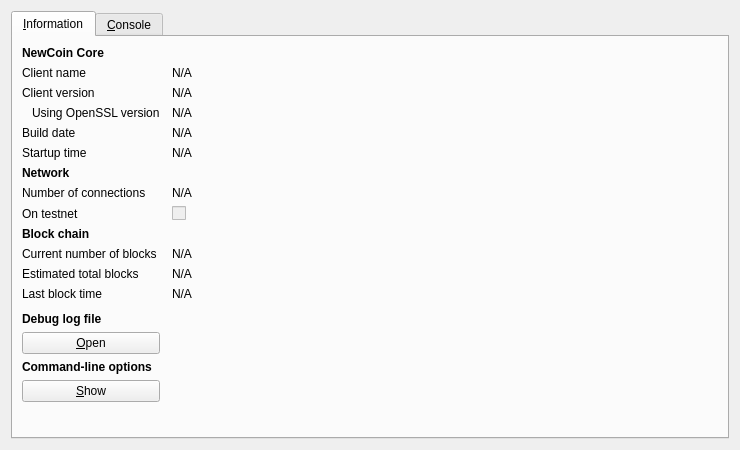
<?xml version="1.0" encoding="UTF-8"?>
<ui version="4.0">
 <class>RPCConsole</class>
 <widget class="QDialog" name="RPCConsole">
  <property name="geometry">
   <rect>
    <x>0</x>
    <y>0</y>
    <width>740</width>
    <height>450</height>
   </rect>
  </property>
  <property name="windowTitle">
   <string>NewCoin - Debug window</string>
  </property>
  <layout class="QVBoxLayout" name="verticalLayout_2">
   <item>
    <widget class="QTabWidget" name="tabWidget">
     <property name="currentIndex">
      <number>0</number>
     </property>
     <widget class="QWidget" name="tab_info">
      <attribute name="title">
       <string>&amp;Information</string>
      </attribute>
      <layout class="QGridLayout" name="gridLayout" columnstretch="0,1">
       <property name="horizontalSpacing">
        <number>12</number>
       </property>
       <item row="0" column="0">
        <widget class="QLabel" name="label_9">
         <property name="font">
          <font>
           <weight>75</weight>
           <bold>true</bold>
          </font>
         </property>
         <property name="text">
          <string>NewCoin Core</string>
         </property>
        </widget>
       </item>
       <item row="1" column="0">
        <widget class="QLabel" name="label_5">
         <property name="text">
          <string>Client name</string>
         </property>
        </widget>
       </item>
       <item row="1" column="1">
        <widget class="QLabel" name="clientName">
         <property name="cursor">
          <cursorShape>IBeamCursor</cursorShape>
         </property>
         <property name="text">
          <string>N/A</string>
         </property>
         <property name="textFormat">
          <enum>Qt::PlainText</enum>
         </property>
         <property name="textInteractionFlags">
          <set>Qt::LinksAccessibleByMouse|Qt::TextSelectableByKeyboard|Qt::TextSelectableByMouse</set>
         </property>
        </widget>
       </item>
       <item row="2" column="0">
        <widget class="QLabel" name="label_6">
         <property name="text">
          <string>Client version</string>
         </property>
        </widget>
       </item>
       <item row="2" column="1">
        <widget class="QLabel" name="clientVersion">
         <property name="cursor">
          <cursorShape>IBeamCursor</cursorShape>
         </property>
         <property name="text">
          <string>N/A</string>
         </property>
         <property name="textFormat">
          <enum>Qt::PlainText</enum>
         </property>
         <property name="textInteractionFlags">
          <set>Qt::LinksAccessibleByMouse|Qt::TextSelectableByKeyboard|Qt::TextSelectableByMouse</set>
         </property>
        </widget>
       </item>
       <item row="3" column="0">
        <widget class="QLabel" name="label_14">
         <property name="text">
          <string>Using OpenSSL version</string>
         </property>
         <property name="indent">
          <number>10</number>
         </property>
        </widget>
       </item>
       <item row="3" column="1">
        <widget class="QLabel" name="openSSLVersion">
         <property name="cursor">
          <cursorShape>IBeamCursor</cursorShape>
         </property>
         <property name="text">
          <string>N/A</string>
         </property>
         <property name="textFormat">
          <enum>Qt::PlainText</enum>
         </property>
         <property name="textInteractionFlags">
          <set>Qt::LinksAccessibleByMouse|Qt::TextSelectableByKeyboard|Qt::TextSelectableByMouse</set>
         </property>
        </widget>
       </item>
       <item row="4" column="0">
        <widget class="QLabel" name="label_12">
         <property name="text">
          <string>Build date</string>
         </property>
        </widget>
       </item>
       <item row="4" column="1">
        <widget class="QLabel" name="buildDate">
         <property name="cursor">
          <cursorShape>IBeamCursor</cursorShape>
         </property>
         <property name="text">
          <string>N/A</string>
         </property>
         <property name="textFormat">
          <enum>Qt::PlainText</enum>
         </property>
         <property name="textInteractionFlags">
          <set>Qt::LinksAccessibleByMouse|Qt::TextSelectableByKeyboard|Qt::TextSelectableByMouse</set>
         </property>
        </widget>
       </item>
       <item row="5" column="0">
        <widget class="QLabel" name="label_13">
         <property name="text">
          <string>Startup time</string>
         </property>
        </widget>
       </item>
       <item row="5" column="1">
        <widget class="QLabel" name="startupTime">
         <property name="cursor">
          <cursorShape>IBeamCursor</cursorShape>
         </property>
         <property name="text">
          <string>N/A</string>
         </property>
         <property name="textFormat">
          <enum>Qt::PlainText</enum>
         </property>
         <property name="textInteractionFlags">
          <set>Qt::LinksAccessibleByMouse|Qt::TextSelectableByKeyboard|Qt::TextSelectableByMouse</set>
         </property>
        </widget>
       </item>
       <item row="6" column="0">
        <widget class="QLabel" name="label_11">
         <property name="font">
          <font>
           <weight>75</weight>
           <bold>true</bold>
          </font>
         </property>
         <property name="text">
          <string>Network</string>
         </property>
        </widget>
       </item>
       <item row="7" column="0">
        <widget class="QLabel" name="label_7">
         <property name="text">
          <string>Number of connections</string>
         </property>
        </widget>
       </item>
       <item row="7" column="1">
        <widget class="QLabel" name="numberOfConnections">
         <property name="cursor">
          <cursorShape>IBeamCursor</cursorShape>
         </property>
         <property name="text">
          <string>N/A</string>
         </property>
         <property name="textFormat">
          <enum>Qt::PlainText</enum>
         </property>
         <property name="textInteractionFlags">
          <set>Qt::LinksAccessibleByMouse|Qt::TextSelectableByKeyboard|Qt::TextSelectableByMouse</set>
         </property>
        </widget>
       </item>
       <item row="8" column="0">
        <widget class="QLabel" name="label_8">
         <property name="text">
          <string>On testnet</string>
         </property>
        </widget>
       </item>
       <item row="8" column="1">
        <widget class="QCheckBox" name="isTestNet">
         <property name="enabled">
          <bool>false</bool>
         </property>
         <property name="text">
          <string/>
         </property>
        </widget>
       </item>
       <item row="9" column="0">
        <widget class="QLabel" name="label_10">
         <property name="font">
          <font>
           <weight>75</weight>
           <bold>true</bold>
          </font>
         </property>
         <property name="text">
          <string>Block chain</string>
         </property>
        </widget>
       </item>
       <item row="10" column="0">
        <widget class="QLabel" name="label_3">
         <property name="text">
          <string>Current number of blocks</string>
         </property>
        </widget>
       </item>
       <item row="10" column="1">
        <widget class="QLabel" name="numberOfBlocks">
         <property name="cursor">
          <cursorShape>IBeamCursor</cursorShape>
         </property>
         <property name="text">
          <string>N/A</string>
         </property>
         <property name="textFormat">
          <enum>Qt::PlainText</enum>
         </property>
         <property name="textInteractionFlags">
          <set>Qt::LinksAccessibleByMouse|Qt::TextSelectableByKeyboard|Qt::TextSelectableByMouse</set>
         </property>
        </widget>
       </item>
       <item row="11" column="0">
        <widget class="QLabel" name="label_4">
         <property name="text">
          <string>Estimated total blocks</string>
         </property>
        </widget>
       </item>
       <item row="11" column="1">
        <widget class="QLabel" name="totalBlocks">
         <property name="cursor">
          <cursorShape>IBeamCursor</cursorShape>
         </property>
         <property name="text">
          <string>N/A</string>
         </property>
         <property name="textFormat">
          <enum>Qt::PlainText</enum>
         </property>
         <property name="textInteractionFlags">
          <set>Qt::LinksAccessibleByMouse|Qt::TextSelectableByKeyboard|Qt::TextSelectableByMouse</set>
         </property>
        </widget>
       </item>
       <item row="12" column="0">
        <widget class="QLabel" name="label_2">
         <property name="text">
          <string>Last block time</string>
         </property>
        </widget>
       </item>
       <item row="12" column="1">
        <widget class="QLabel" name="lastBlockTime">
         <property name="cursor">
          <cursorShape>IBeamCursor</cursorShape>
         </property>
         <property name="text">
          <string>N/A</string>
         </property>
         <property name="textFormat">
          <enum>Qt::PlainText</enum>
         </property>
         <property name="textInteractionFlags">
          <set>Qt::LinksAccessibleByMouse|Qt::TextSelectableByKeyboard|Qt::TextSelectableByMouse</set>
         </property>
        </widget>
       </item>
       <item row="13" column="0">
        <spacer name="verticalSpacer_2">
         <property name="orientation">
          <enum>Qt::Vertical</enum>
         </property>
         <property name="sizeHint" stdset="0">
          <size>
           <width>20</width>
           <height>20</height>
          </size>
         </property>
        </spacer>
       </item>
       <item row="14" column="0">
        <widget class="QLabel" name="labelDebugLogfile">
         <property name="font">
          <font>
           <weight>75</weight>
           <bold>true</bold>
          </font>
         </property>
         <property name="text">
          <string>Debug log file</string>
         </property>
        </widget>
       </item>
       <item row="15" column="0">
        <widget class="QPushButton" name="openDebugLogfileButton">
         <property name="toolTip">
          <string>Open the NewCoin debug log file from the current data directory. This can take a few seconds for large log files.</string>
         </property>
         <property name="text">
          <string>&amp;Open</string>
         </property>
         <property name="autoDefault">
          <bool>false</bool>
         </property>
        </widget>
       </item>
       <item row="16" column="0">
        <widget class="QLabel" name="labelCLOptions">
         <property name="font">
          <font>
           <weight>75</weight>
           <bold>true</bold>
          </font>
         </property>
         <property name="text">
          <string>Command-line options</string>
         </property>
        </widget>
       </item>
       <item row="17" column="0">
        <widget class="QPushButton" name="showCLOptionsButton">
         <property name="toolTip">
          <string>Show the NewCoin-Qt help message to get a list with possible NewCoin command-line options.</string>
         </property>
         <property name="text">
          <string>&amp;Show</string>
         </property>
         <property name="autoDefault">
          <bool>false</bool>
         </property>
        </widget>
       </item>
       <item row="18" column="0">
        <spacer name="verticalSpacer">
         <property name="orientation">
          <enum>Qt::Vertical</enum>
         </property>
         <property name="sizeHint" stdset="0">
          <size>
           <width>20</width>
           <height>40</height>
          </size>
         </property>
        </spacer>
       </item>
      </layout>
     </widget>
     <widget class="QWidget" name="tab_console">
      <attribute name="title">
       <string>&amp;Console</string>
      </attribute>
      <layout class="QVBoxLayout" name="verticalLayout_3">
       <property name="spacing">
        <number>3</number>
       </property>
       <item>
        <widget class="QTextEdit" name="messagesWidget">
         <property name="minimumSize">
          <size>
           <width>0</width>
           <height>100</height>
          </size>
         </property>
         <property name="readOnly">
          <bool>true</bool>
         </property>
         <property name="tabKeyNavigation" stdset="0">
          <bool>false</bool>
         </property>
         <property name="columnCount" stdset="0">
          <number>2</number>
         </property>
        </widget>
       </item>
       <item>
        <layout class="QHBoxLayout" name="horizontalLayout">
         <property name="spacing">
          <number>3</number>
         </property>
         <item>
          <widget class="QLabel" name="label">
           <property name="text">
            <string notr="true">&gt;</string>
           </property>
          </widget>
         </item>
         <item>
          <widget class="QLineEdit" name="lineEdit"/>
         </item>
         <item>
          <widget class="QPushButton" name="clearButton">
           <property name="maximumSize">
            <size>
             <width>24</width>
             <height>24</height>
            </size>
           </property>
           <property name="toolTip">
            <string>Clear console</string>
           </property>
           <property name="text">
            <string/>
           </property>
           <property name="icon">
            <iconset resource="../bitcoin.qrc">
             <normaloff>:/icons/remove</normaloff>:/icons/remove</iconset>
           </property>
           <property name="shortcut">
            <string notr="true">Ctrl+L</string>
           </property>
           <property name="autoDefault">
            <bool>false</bool>
           </property>
          </widget>
         </item>
        </layout>
       </item>
      </layout>
     </widget>
    </widget>
   </item>
  </layout>
 </widget>
 <resources>
  <include location="../bitcoin.qrc"/>
 </resources>
 <connections/>
</ui>
